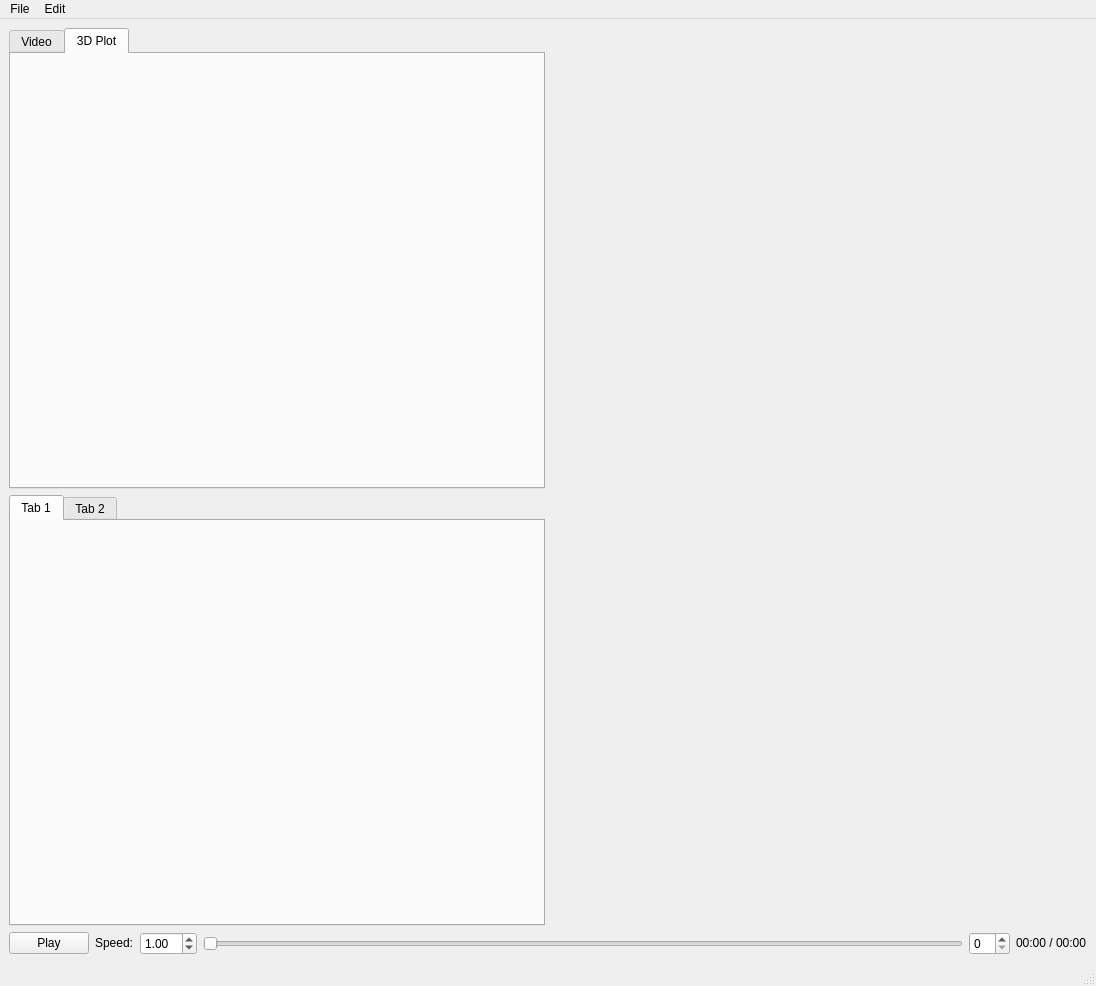
<?xml version="1.0" encoding="UTF-8"?>
<ui version="4.0">
 <class>MainWindow</class>
 <widget class="QMainWindow" name="MainWindow">
  <property name="geometry">
   <rect>
    <x>0</x>
    <y>0</y>
    <width>1096</width>
    <height>986</height>
   </rect>
  </property>
  <property name="windowTitle">
   <string>MainWindow</string>
  </property>
  <widget class="QWidget" name="centralwidget">
   <layout class="QHBoxLayout" name="horizontalLayout_2">
    <item>
     <layout class="QVBoxLayout" name="verticalLayout_4">
      <property name="sizeConstraint">
       <enum>QLayout::SetMaximumSize</enum>
      </property>
      <item>
       <layout class="QHBoxLayout" name="horizontalLayout_7">
        <property name="sizeConstraint">
         <enum>QLayout::SetMaximumSize</enum>
        </property>
        <item>
         <widget class="QTabWidget" name="tabWidget">
          <property name="currentIndex">
           <number>1</number>
          </property>
          <widget class="QWidget" name="tabWidgetPage1">
           <attribute name="title">
            <string>Video</string>
           </attribute>
           <layout class="QVBoxLayout" name="verticalLayout_2">
            <item>
             <widget class="QLabel" name="img_label_upper">
              <property name="enabled">
               <bool>true</bool>
              </property>
              <property name="sizePolicy">
               <sizepolicy hsizetype="Fixed" vsizetype="MinimumExpanding">
                <horstretch>0</horstretch>
                <verstretch>0</verstretch>
               </sizepolicy>
              </property>
              <property name="minimumSize">
               <size>
                <width>400</width>
                <height>380</height>
               </size>
              </property>
              <property name="autoFillBackground">
               <bool>false</bool>
              </property>
              <property name="frameShape">
               <enum>QFrame::NoFrame</enum>
              </property>
              <property name="text">
               <string/>
              </property>
             </widget>
            </item>
           </layout>
          </widget>
          <widget class="QWidget" name="tabWidgetPage2">
           <attribute name="title">
            <string>3D Plot</string>
           </attribute>
           <layout class="QHBoxLayout" name="horizontalLayout_3">
            <item>
             <layout class="QGridLayout" name="gridLayout"/>
            </item>
           </layout>
          </widget>
         </widget>
        </item>
        <item>
         <widget class="GraphWidget" name="window_plot_upper" native="true">
          <property name="sizePolicy">
           <sizepolicy hsizetype="Expanding" vsizetype="MinimumExpanding">
            <horstretch>0</horstretch>
            <verstretch>0</verstretch>
           </sizepolicy>
          </property>
          <property name="minimumSize">
           <size>
            <width>0</width>
            <height>400</height>
           </size>
          </property>
         </widget>
        </item>
       </layout>
      </item>
      <item>
       <layout class="QVBoxLayout" name="verticalLayout">
        <property name="sizeConstraint">
         <enum>QLayout::SetMaximumSize</enum>
        </property>
        <item>
         <layout class="QHBoxLayout" name="horizontalLayout_8">
          <property name="sizeConstraint">
           <enum>QLayout::SetMaximumSize</enum>
          </property>
          <item>
           <widget class="QTabWidget" name="tabWidget_2">
            <property name="autoFillBackground">
             <bool>false</bool>
            </property>
            <property name="currentIndex">
             <number>0</number>
            </property>
            <widget class="QWidget" name="tab">
             <attribute name="title">
              <string>Tab 1</string>
             </attribute>
             <layout class="QHBoxLayout" name="horizontalLayout_4">
              <item>
               <widget class="QLabel" name="img_label_lower">
                <property name="sizePolicy">
                 <sizepolicy hsizetype="Fixed" vsizetype="MinimumExpanding">
                  <horstretch>0</horstretch>
                  <verstretch>0</verstretch>
                 </sizepolicy>
                </property>
                <property name="minimumSize">
                 <size>
                  <width>400</width>
                  <height>380</height>
                 </size>
                </property>
                <property name="frameShape">
                 <enum>QFrame::NoFrame</enum>
                </property>
                <property name="text">
                 <string/>
                </property>
               </widget>
              </item>
             </layout>
            </widget>
            <widget class="QWidget" name="tab_2">
             <attribute name="title">
              <string>Tab 2</string>
             </attribute>
            </widget>
           </widget>
          </item>
          <item>
           <layout class="QHBoxLayout" name="horizontalLayout_11">
            <property name="sizeConstraint">
             <enum>QLayout::SetMaximumSize</enum>
            </property>
            <item>
             <widget class="GraphWidget" name="window_plot_lower" native="true">
              <property name="sizePolicy">
               <sizepolicy hsizetype="Expanding" vsizetype="Maximum">
                <horstretch>0</horstretch>
                <verstretch>0</verstretch>
               </sizepolicy>
              </property>
             </widget>
            </item>
           </layout>
          </item>
         </layout>
        </item>
        <item>
         <layout class="QHBoxLayout" name="horizontalLayout">
          <property name="sizeConstraint">
           <enum>QLayout::SetMinimumSize</enum>
          </property>
          <item>
           <widget class="QPushButton" name="pp_button">
            <property name="text">
             <string>Play</string>
            </property>
            <property name="icon">
             <iconset>
              <normaloff>../../../Artigo_remo/ema_fes_rowing_experiments/icons/play.png</normaloff>../../../Artigo_remo/ema_fes_rowing_experiments/icons/play.png</iconset>
            </property>
           </widget>
          </item>
          <item>
           <widget class="QLabel" name="speed_label">
            <property name="sizePolicy">
             <sizepolicy hsizetype="Preferred" vsizetype="Fixed">
              <horstretch>0</horstretch>
              <verstretch>0</verstretch>
             </sizepolicy>
            </property>
            <property name="text">
             <string>Speed:</string>
            </property>
           </widget>
          </item>
          <item>
           <widget class="QDoubleSpinBox" name="speed_n">
            <property name="buttonSymbols">
             <enum>QAbstractSpinBox::UpDownArrows</enum>
            </property>
            <property name="minimum">
             <double>0.250000000000000</double>
            </property>
            <property name="singleStep">
             <double>0.250000000000000</double>
            </property>
            <property name="value">
             <double>1.000000000000000</double>
            </property>
           </widget>
          </item>
          <item>
           <widget class="QSlider" name="frame_slider">
            <property name="orientation">
             <enum>Qt::Horizontal</enum>
            </property>
           </widget>
          </item>
          <item>
           <widget class="QSpinBox" name="frame_n">
            <property name="maximum">
             <number>99</number>
            </property>
           </widget>
          </item>
          <item>
           <widget class="QLabel" name="time_video">
            <property name="sizePolicy">
             <sizepolicy hsizetype="Preferred" vsizetype="Fixed">
              <horstretch>0</horstretch>
              <verstretch>0</verstretch>
             </sizepolicy>
            </property>
            <property name="text">
             <string>00:00 / 00:00</string>
            </property>
           </widget>
          </item>
         </layout>
        </item>
       </layout>
      </item>
     </layout>
    </item>
   </layout>
  </widget>
  <widget class="QMenuBar" name="menubar">
   <property name="geometry">
    <rect>
     <x>0</x>
     <y>0</y>
     <width>1096</width>
     <height>26</height>
    </rect>
   </property>
   <widget class="QMenu" name="menuFile">
    <property name="title">
     <string>File</string>
    </property>
    <addaction name="actionOpen"/>
    <addaction name="actionSave"/>
    <addaction name="actionSave_as"/>
   </widget>
   <widget class="QMenu" name="menuPlots">
    <property name="title">
     <string>Edit</string>
    </property>
    <addaction name="actionEdit_Plots"/>
    <addaction name="actionPlots"/>
   </widget>
   <addaction name="menuFile"/>
   <addaction name="menuPlots"/>
  </widget>
  <widget class="QStatusBar" name="statusbar"/>
  <action name="actionOpen">
   <property name="text">
    <string>Open</string>
   </property>
  </action>
  <action name="actionEdit_Video_Settings">
   <property name="text">
    <string>Edit Video</string>
   </property>
  </action>
  <action name="actionEdit_Plots">
   <property name="text">
    <string>Video</string>
   </property>
  </action>
  <action name="actionSave">
   <property name="text">
    <string>Save</string>
   </property>
  </action>
  <action name="actionSave_as">
   <property name="text">
    <string>Save as</string>
   </property>
  </action>
  <action name="actionPlots">
   <property name="text">
    <string>Plots</string>
   </property>
  </action>
 </widget>
 <customwidgets>
  <customwidget>
   <class>GraphWidget</class>
   <extends>QWidget</extends>
   <header>pyqtgraph_class.h</header>
   <container>1</container>
  </customwidget>
 </customwidgets>
 <resources/>
 <connections/>
</ui>
